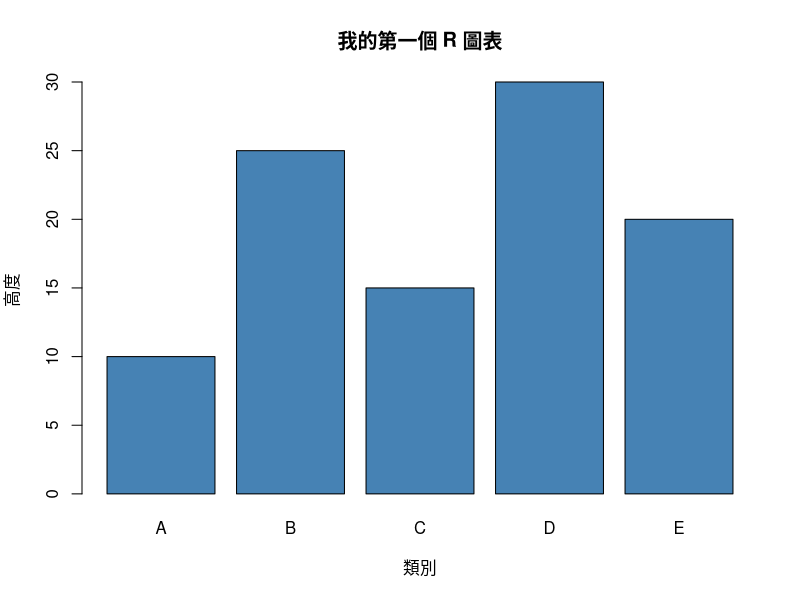

This figure's R source:
## ---- chunk 1
#| label: first-plot
#| echo: true

# 建立資料
heights <- c(10, 25, 15, 30, 20)
categories <- c("A", "B", "C", "D", "E")

# 畫長條圖
barplot(heights, 
        names.arg = categories,
        main = "我的第一個 R 圖表",
        xlab = "類別",
        ylab = "高度",
        col = "steelblue")
